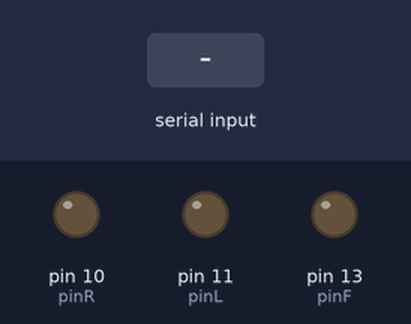
Recording of a sketch running on a simulated Arduino Uno, built with avr-gcc and run on an emulated ATmega328P. On the bench: output pins drawn as LEDs (lit = HIGH). The test bench sets the inputs (shaded band).

Above: at 1.2 s.
1.3 s: "F" received over Serial
At 2.2 s:
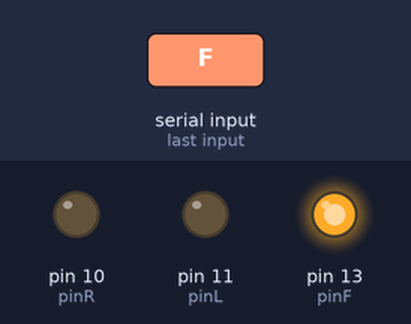
2.8 s: "L" received over Serial
At 3.4 s:
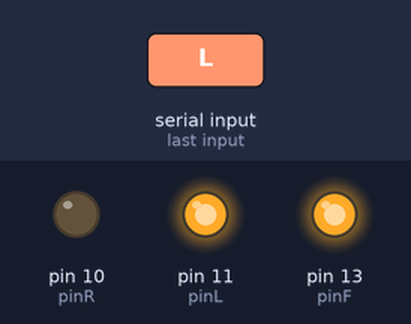
4.3 s: "S" received over Serial
At 5.5 s:
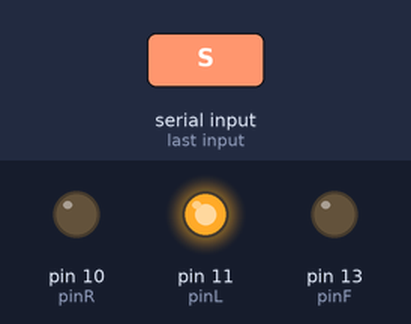
5.8 s: "R" received over Serial
At 6.8 s:
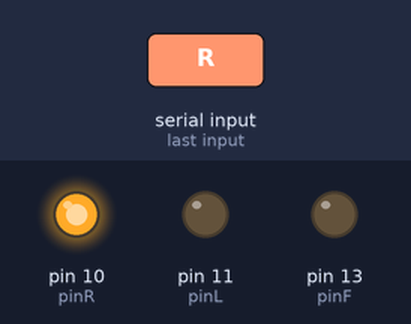
7.3 s: "F" received over Serial
At 8.0 s:
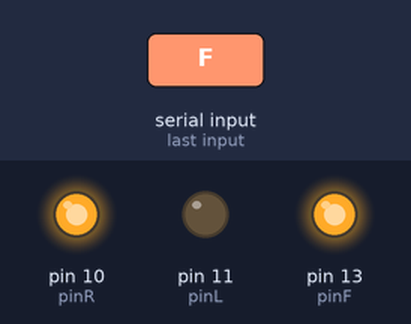
Timing chart, 0 to 9.8 s (numbered marks = the images above; inputs shaded):
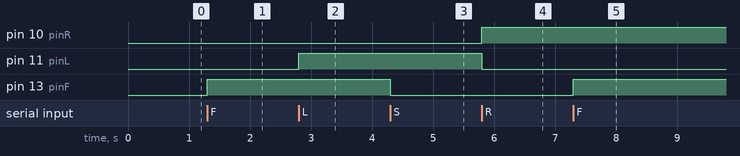

Measured:
- after the input at 1.3 s, pin 13 (pinF): LOW → HIGH at once
- after the input at 2.8 s, pin 11 (pinL): LOW → HIGH at once
- after the input at 4.3 s, pin 13 (pinF): HIGH → LOW at once
- after the input at 5.8 s, pin 10 (pinR): LOW → HIGH at once; pin 11 (pinL): HIGH → LOW at once
- after the input at 7.3 s, pin 13 (pinF): LOW → HIGH at once

The sketch:

NeuroskyDriver.ino
```cpp
//Constants
int pinF = 13;
int pinL = 11;
int pinR = 10;


void setup() {
    Serial.begin(115200);
    pinMode(pinF, OUTPUT);
    pinMode(pinL, OUTPUT);
    pinMode(pinR, OUTPUT);
}

void loop() {
    if (Serial.available()) {
        char rsp = Serial.read();
        if (rsp == 'F') {
            digitalWrite(pinF, HIGH);
        } else if (rsp == 'S') {
            digitalWrite(pinF, LOW);
        } else if (rsp == 'L') {
            digitalWrite(pinL, HIGH);
            digitalWrite(pinR, LOW);
        } else if (rsp == 'R') {
            digitalWrite(pinL, LOW);
            digitalWrite(pinR, HIGH);
        }
    }
}
```
